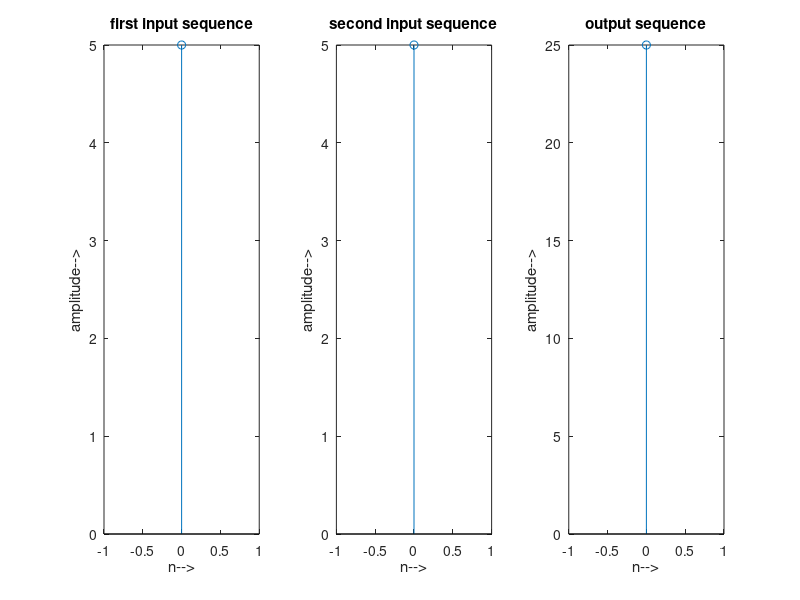

Reproduce this figure in MATLAB.
# Linear--3
clc;

clear all;

close all;

x1=input('enter the 1st input sequence');

x2=input('enter the 2nd input sequence');

n1=length(x1);

n2=length(x2);

if(n1<n2)

 x1=[zeros(1,n2-n1)];

elseif(n2<n1)

 x2=[zeros(1,n1-n2)];

else

 x1=x1;

 x2=x2;

end;

n1=length(x1);

n2=length(x2);

A=fft(x1,n1);

B=fft(x2,n2);

Y=A.*B;

y=ifft(Y);

n=length(y);

disp('circular convolution output is:');

disp(y);

t1=0:n1-1;

subplot(1,3,1);

stem(t1,x1);

xlabel('n-->');

ylabel('amplitude-->');

title('first input sequence');

t2=0:n2-1;

subplot(1,3,2);

stem(t2,x2);

xlabel('n-->');

ylabel('amplitude-->');

title('second input sequence');

t=0:1:n-1;

subplot(1,3,3);

stem(t,y);

xlabel('n-->');

ylabel('amplitude-->');

title('output sequence');
